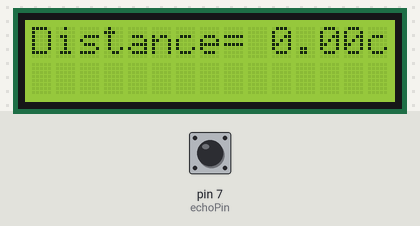
This sketch was run on a simulated Arduino Uno, built with avr-gcc and run on an emulated ATmega328P. On the bench: 15×2 character LCD. The test bench sets the inputs (shaded band); at power-on: pin 7 (echoPin) LOW. What the sketch prints to the serial monitor is not drawn.

Above: at 1.6 s.
1.7 s: pin 7 (echoPin) pulsed HIGH 2 times (0.12 s each, 0.3 s apart)
At 2.4 s:
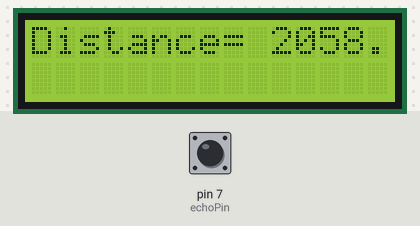
Timing chart, 0 to 4.7 s (numbered marks = the images above; inputs shaded):
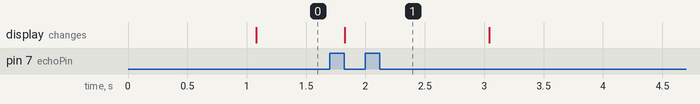

Measured:
- after the input at 1.7 s, the display: changes after 0.12 s (image 1)

The sketch:

UltrasonicSensor.ino
```cpp
/*
Using ultrasonic sensor, display distance on serial monitor
*/
double findDistance(int trigger, int echo){       // Function to find distance using trigger and echo as variables
	digitalWrite(trigger, LOW);                     //Send pulse from Ultrasonic
  	delay(5);
  	digitalWrite(trigger, HIGH);
  	delay(10);
  	digitalWrite(trigger, LOW);

  	double time = pulseIn(echo, HIGH);        // Read pulse
  	// Convert the time into a distance
  	double distance = (time/2) * 0.0343;      // Time/2 because there and back and 0.0343 because speed of sound or smth idk
  	return distance;                          // gives a value to the function

}
#include <LiquidCrystal.h>          // Allows the lcd library to be referenced for new functions

const int rs = 12, en = 11, d4 = 5, d5 = 4, d6 = 3, d7 = 2;
LiquidCrystal lcd(rs, en, d4, d5, d6, d7);


int triggerPin = 6;                            // Set trigger to pin 11
int echoPin = 7;                               // Set echo to pin 12
double d;                                       // Store distance as a double

void setup() {
  // put your setup code here, to run once:
	pinMode(triggerPin, OUTPUT);
  pinMode(echoPin, INPUT);
  Serial.begin(9600);
  lcd.begin(15,2);                             // Setup the rows an colums needed

}

void loop() {
  // put your main code here, to run repeatedly:
  d = findDistance(triggerPin,echoPin);        // function to find distance
  Serial.println(d);                           // print distance to serial monitor
  lcd.setCursor(0,0);                          // Start the line at the first column and first row of the lcd
  lcd.print("Distance= ");                     // Display "Distance= " on the lcd
  lcd.print(d);                                // Display the distance on the lcd
  lcd.print("cm  ");                           // Display "cm  " on the lcd, the spaces after cm are to clear previous numbers
  delay(200);                                  // Delay to make it easier to read the lcd


}
```
